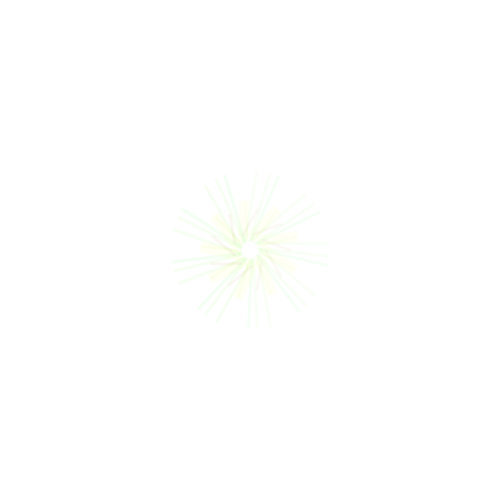
Frame 1 (no input)
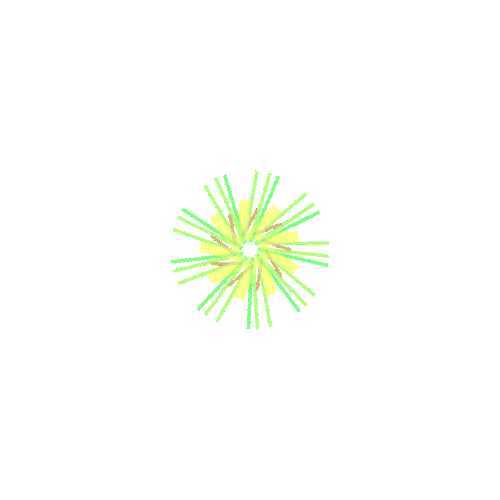
Frame 60 (the mouse pressed at the canvas centre just before this capture)
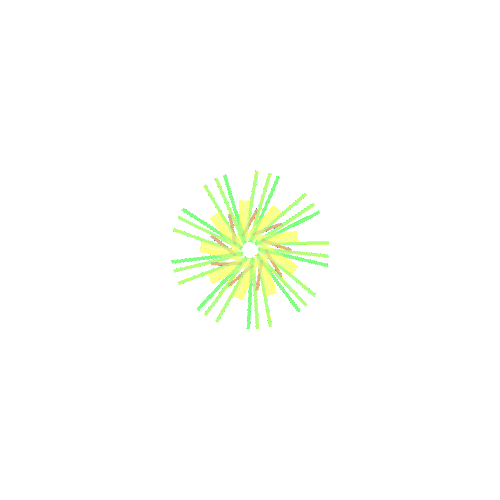
Frame 120 (the mouse held since frame 60 and released just before this capture)

The Processing sketch that drew these frames (run headless with seeded random() and noise(); from frame 60 on, the mouse is pressed at the canvas centre):

// Processing sketch: processing_84145
// ── processing_84145.pde

void setup()
{

  size(500,500);
background(255);
smooth();
noStroke();

 
}

void draw()
{

// translate permet de déplacer une forme sur l'axe des x et celui des y.



translate(250,250);
rotate(PI/11);
  
  fill(231,255,174,10);

 rect(1, 8, 2, 41);
  rotate(PI/27);
 
  fill(258,255,121,5);
rect(3, 8, 10, 41);
  rotate(PI/27);
  
    fill(158,255,121,5);
rect(5, 8, 3, 71);
  rotate(PI/27);
  
      fill(158,255,121,5);
rect(1, 8, 3, 71);
  rotate(PI/27);
  
        fill(118,255,121,5);
rect(1, 8, 3, 71);
  rotate(PI/27);
  
          fill(198,155,121,5);
rect(12, 8, 3, 31);
  rotate(PI/27);
  
    fill(231,255,174,10);

 rect(1, 8, 2, 41);
  rotate(PI/27);
 
  fill(258,255,121,5);
rect(3, 8, 10, 41);
  rotate(PI/27);
  
    fill(158,255,121,5);
rect(5, 8, 3, 71);
  rotate(PI/27);
  
      fill(158,255,121,5);
rect(1, 8, 3, 71);
  rotate(PI/27);
  
        fill(118,255,121,5);
rect(1, 8, 3, 71);
  rotate(PI/27);
  
          fill(198,155,121,5);
rect(12, 8, 3, 31);
  rotate(PI/27);  fill(231,255,174,10);

 rect(1, 8, 2, 41);
  rotate(PI/27);
 
  fill(258,255,121,5);
rect(3, 8, 10, 41);
  rotate(PI/27);
  
    fill(158,255,121,5);
rect(5, 8, 3, 71);
  rotate(PI/27);
  
      fill(158,255,121,5);
rect(1, 8, 3, 71);
  rotate(PI/27);
  
        fill(118,255,121,5);
rect(1, 8, 3, 71);
  rotate(PI/27);
  
          fill(198,155,121,5);
rect(12, 8, 3, 31);
  rotate(PI/27);  fill(231,255,174,10);

 rect(1, 8, 2, 41);
  rotate(PI/27);
 
  fill(258,255,121,5);
rect(3, 8, 10, 41);
  rotate(PI/27);
  
    fill(158,255,121,5);
rect(5, 8, 3, 71);
  rotate(PI/27);
  
      fill(158,255,121,5);
rect(1, 8, 3, 71);
  rotate(PI/27);
  
        fill(118,255,121,5);
rect(1, 8, 3, 71);
  rotate(PI/27);
  
          fill(198,155,121,5);
rect(12, 8, 3, 31);
  rotate(PI/27);  fill(231,255,174,10);

 rect(1, 8, 2, 41);
  rotate(PI/27);
 
  fill(258,255,121,5);
rect(3, 8, 10, 41);
  rotate(PI/27);
  
    fill(158,255,121,5);
rect(5, 8, 3, 71);
  rotate(PI/27);
  
      fill(158,255,121,5);
rect(1, 8, 3, 71);
  rotate(PI/27);
  
        fill(118,255,121,5);
rect(1, 8, 3, 71);
  rotate(PI/27);
  
          fill(198,155,121,5);
rect(12, 8, 3, 31);
  rotate(PI/27);  fill(231,255,174,10);

 rect(1, 8, 2, 41);
  rotate(PI/27);
 
  fill(258,255,121,5);
rect(3, 8, 10, 41);
  rotate(PI/27);
  
    fill(158,255,121,5);
rect(5, 8, 3, 71);
  rotate(PI/27);
  
      fill(158,255,121,5);
rect(1, 8, 3, 71);
  rotate(PI/27);
  
        fill(118,255,121,5);
rect(1, 8, 3, 71);
  rotate(PI/27);
  
          fill(198,155,121,5);
rect(12, 8, 3, 31);
  rotate(PI/27);  fill(231,255,174,10);

 rect(1, 8, 2, 41);
  rotate(PI/27);
 
  fill(258,255,121,5);
rect(3, 8, 10, 41);
  rotate(PI/27);
  
    fill(158,255,121,5);
rect(5, 8, 3, 71);
  rotate(PI/27);
  
      fill(158,255,121,5);
rect(1, 8, 3, 71);
  rotate(PI/27);
  
        fill(118,255,121,5);
rect(1, 8, 3, 71);
  rotate(PI/27);
  
          fill(198,155,121,5);
rect(12, 8, 3, 31);
  rotate(PI/27);  fill(231,255,174,10);

 rect(1, 8, 2, 41);
  rotate(PI/27);
 
  fill(258,255,121,5);
rect(3, 8, 10, 41);
  rotate(PI/27);
  
    fill(158,255,121,5);
rect(5, 8, 3, 71);
  rotate(PI/27);
  
      fill(158,255,121,5);
rect(1, 8, 3, 71);
  rotate(PI/27);
  
        fill(118,255,121,5);
rect(1, 8, 3, 71);
  rotate(PI/27);
  
          fill(198,155,121,5);
rect(12, 8, 3, 31);
  rotate(PI/27);  fill(231,255,174,10);

 rect(1, 8, 2, 41);
  rotate(PI/27);
 
  fill(258,255,121,5);
rect(3, 8, 10, 41);
  rotate(PI/27);
  
    fill(158,255,121,5);
rect(5, 8, 3, 71);
  rotate(PI/27);
  
      fill(158,255,121,5);
rect(1, 8, 3, 71);
  rotate(PI/27);
  
        fill(118,255,121,5);
rect(1, 8, 3, 71);
  rotate(PI/27);
  
          fill(198,155,121,5);
rect(12, 8, 3, 31);
  rotate(PI/27);  fill(231,255,174,10);

 rect(1, 8, 2, 41);
  rotate(PI/27);
 
  fill(258,255,121,5);
rect(3, 8, 10, 41);
  rotate(PI/27);
  
    fill(158,255,121,5);
rect(5, 8, 3, 71);
  rotate(PI/27);
  
      fill(158,255,121,5);
rect(1, 8, 3, 71);
  rotate(PI/27);
  
        fill(118,255,121,5);
rect(1, 8, 3, 71);
  rotate(PI/27);
  
          fill(198,155,121,5);
rect(12, 8, 3, 31);
  rotate(PI/27);  fill(231,255,174,10);

 rect(1, 8, 2, 41);
  rotate(PI/27);
 
  fill(258,255,121,5);
rect(3, 8, 10, 41);
  rotate(PI/27);
  
    fill(158,255,121,5);
rect(5, 8, 3, 71);
  rotate(PI/27);
  
      fill(158,255,121,5);
rect(1, 8, 3, 71);
  rotate(PI/27);
  
        fill(118,255,121,5);
rect(1, 8, 3, 71);
  rotate(PI/27);
  
          fill(198,155,121,5);
rect(12, 8, 3, 31);
  rotate(PI/27);  fill(231,255,174,10);

 rect(1, 8, 2, 41);
  rotate(PI/27);
 
  fill(258,255,121,5);
rect(3, 8, 10, 41);
  rotate(PI/27);
  
    fill(158,255,121,5);
rect(5, 8, 3, 71);
  rotate(PI/27);
  
      fill(158,255,121,5);
rect(1, 8, 3, 71);
  rotate(PI/27);
  
        fill(118,255,121,5);
rect(1, 8, 3, 71);
  rotate(PI/27);
  
          fill(198,155,121,5);
rect(12, 8, 3, 31);
  rotate(PI/27);  fill(231,255,174,10);

 rect(1, 8, 2, 41);
  rotate(PI/27);
 
  fill(258,255,121,5);
rect(3, 8, 10, 41);
  rotate(PI/27);
  
    fill(158,255,121,5);
rect(5, 8, 3, 71);
  rotate(PI/27);
  
      fill(158,255,121,5);
rect(1, 8, 3, 71);
  rotate(PI/27);
  
        fill(118,255,121,5);
rect(1, 8, 3, 71);
  rotate(PI/27);
  
          fill(198,155,121,5);
rect(12, 8, 3, 31);
  rotate(PI/27);  fill(231,255,174,10);

 rect(1, 8, 2, 41);
  rotate(PI/27);
 
  fill(258,255,121,5);
rect(3, 8, 10, 41);
  rotate(PI/27);
  
    fill(158,255,121,5);
rect(5, 8, 3, 71);
  rotate(PI/27);
  
      fill(158,255,121,5);
rect(1, 8, 3, 71);
  rotate(PI/27);
  
        fill(118,255,121,5);
rect(1, 8, 3, 71);
  rotate(PI/27);
  
          fill(198,155,121,5);
rect(12, 8, 3, 31);
  rotate(PI/27);  fill(231,255,174,10);

 rect(1, 8, 2, 41);
  rotate(PI/27);
 
  fill(258,255,121,5);
rect(3, 8, 10, 41);
  rotate(PI/27);
  
    fill(158,255,121,5);
rect(5, 8, 3, 71);
  rotate(PI/27);
  
      fill(158,255,121,5);
rect(1, 8, 3, 71);
  rotate(PI/27);
  
        fill(118,255,121,5);
rect(1, 8, 3, 71);
  rotate(PI/27);
  
          fill(198,155,121,5);
rect(12, 8, 3, 31);
  rotate(PI/27);  fill(231,255,174,10);

 rect(1, 8, 2, 41);
  rotate(PI/27);
 
  fill(258,255,121,5);
rect(3, 8, 10, 41);
  rotate(PI/27);
  
    fill(158,255,121,5);
rect(5, 8, 3, 71);
  rotate(PI/27);
  
      fill(158,255,121,5);
rect(1, 8, 3, 71);
  rotate(PI/27);
  
        fill(118,255,121,5);
rect(1, 8, 3, 71);
  rotate(PI/27);
  
          fill(198,155,121,5);
rect(12, 8, 3, 31);
  rotate(PI/27);  fill(231,255,174,10);

 rect(1, 8, 2, 41);
  rotate(PI/27);
 
  fill(258,255,121,5);
rect(3, 8, 10, 41);
  rotate(PI/27);
  
    fill(158,255,121,5);
rect(5, 8, 3, 71);
  rotate(PI/27);
  
      fill(158,255,121,5);
rect(1, 8, 3, 71);
  rotate(PI/27);
  
        fill(118,255,121,5);
rect(1, 8, 3, 71);
  rotate(PI/27);
  
          fill(198,155,121,5);
rect(12, 8, 3, 31);
  rotate(PI/27);  fill(231,255,174,10);

 rect(1, 8, 2, 41);
  rotate(PI/27);
 
  fill(258,255,121,5);
rect(3, 8, 10, 41);
  rotate(PI/27);
  
    fill(158,255,121,5);
rect(5, 8, 3, 71);
  rotate(PI/27);
  
      fill(158,255,121,5);
rect(1, 8, 3, 71);
  rotate(PI/27);
  
        fill(118,255,121,5);
rect(1, 8, 3, 71);
  rotate(PI/27);
  
          fill(198,155,121,5);
rect(12, 8, 3, 31);
  rotate(PI/27);  fill(231,255,174,10);

 rect(1, 8, 2, 41);
  rotate(PI/27);
 
  fill(258,255,121,5);
rect(3, 8, 10, 41);
  rotate(PI/27);
  
    fill(158,255,121,5);
rect(5, 8, 3, 71);
  rotate(PI/27);
  
      fill(158,255,121,5);
rect(1, 8, 3, 71);
  rotate(PI/27);
  
        fill(118,255,121,5);
rect(1, 8, 3, 71);
  rotate(PI/27);
  
          fill(198,155,121,5);
rect(12, 8, 3, 31);
  rotate(PI/27);  fill(231,255,174,10);

 rect(1, 8, 2, 41);
  rotate(PI/27);
 
  fill(258,255,121,5);
rect(3, 8, 10, 41);
  rotate(PI/27);
  
    fill(158,255,121,5);
rect(5, 8, 3, 71);
  rotate(PI/27);
  
      fill(158,255,121,5);
rect(1, 8, 3, 71);
  rotate(PI/27);
  
        fill(118,255,121,5);
rect(1, 8, 3, 71);
  rotate(PI/27);
  
          fill(198,155,121,5);
rect(12, 8, 3, 31);
  rotate(PI/27);
    fill(231,255,174,10);

 rect(1, 8, 2, 41);
  rotate(PI/27);
 
  fill(258,255,121,5);
rect(3, 8, 10, 41);
  rotate(PI/27);
  
    fill(158,255,121,5);
rect(5, 8, 3, 71);
  rotate(PI/27);
  
      fill(158,255,121,5);
rect(1, 8, 3, 71);
  rotate(PI/27);
  
        fill(118,255,121,5);
rect(1, 8, 3, 71);
  rotate(PI/27);
  
          fill(198,155,121,5);
rect(12, 8, 3, 31);
  rotate(PI/27);  fill(231,255,174,10);

 rect(1, 8, 2, 41);
  rotate(PI/27);
 
  fill(258,255,121,5);
rect(3, 8, 10, 41);
  rotate(PI/27);
  
    fill(158,255,121,5);
rect(5, 8, 3, 71);
  rotate(PI/27);
  
      fill(158,255,121,5);
rect(1, 8, 3, 71);
  rotate(PI/27);
  
        fill(118,255,121,5);
rect(1, 8, 3, 71);
  rotate(PI/27);
  
          fill(198,155,121,5);
rect(12, 8, 3, 31);
  rotate(PI/27);  fill(231,255,174,10);

 rect(1, 8, 2, 41);
  rotate(PI/27);
 
  fill(258,255,121,5);
rect(3, 8, 10, 41);
  rotate(PI/27);
  
    fill(158,255,121,5);
rect(5, 8, 3, 71);
  rotate(PI/27);
  
      fill(158,255,121,5);
rect(1, 8, 3, 71);
  rotate(PI/27);
  
        fill(118,255,121,5);
rect(1, 8, 3, 71);
  rotate(PI/27);
  
          fill(198,155,121,5);
rect(12, 8, 3, 31);
  rotate(PI/27);  fill(231,255,174,10);

 rect(1, 8, 2, 41);
  rotate(PI/27);
 
  fill(258,255,121,5);
rect(3, 8, 10, 41);
  rotate(PI/27);
  
    fill(158,255,121,5);
rect(5, 8, 3, 71);
  rotate(PI/27);
  
      fill(158,255,121,5);
rect(1, 8, 3, 71);
  rotate(PI/27);
  
        fill(118,255,121,5);
rect(1, 8, 3, 71);
  rotate(PI/27);
  
          fill(198,155,121,5);
rect(12, 8, 3, 31);
  rotate(PI/27);  fill(231,255,174,10);

 rect(1, 8, 2, 41);
  rotate(PI/27);
 
  fill(258,255,121,5);
rect(3, 8, 10, 41);
  rotate(PI/27);
  
    fill(158,255,121,5);
rect(5, 8, 3, 71);
  rotate(PI/27);
  
      fill(158,255,121,5);
rect(1, 8, 3, 71);
  rotate(PI/27);
  
        fill(118,255,121,5);
rect(1, 8, 3, 71);
  rotate(PI/27);
  
          fill(198,155,121,5);
rect(12, 8, 3, 31);
  rotate(PI/27);  fill(231,255,174,10);

 rect(1, 8, 2, 41);
  rotate(PI/27);
 
  fill(258,255,121,5);
rect(3, 8, 10, 41);
  rotate(PI/27);
  
    fill(158,255,121,5);
rect(5, 8, 3, 71);
  rotate(PI/27);
  
      fill(158,255,121,5);
rect(1, 8, 3, 71);
  rotate(PI/27);
  
        fill(118,255,121,5);
rect(1, 8, 3, 71);
  rotate(PI/27);
  
          fill(198,155,121,5);
rect(12, 8, 3, 31);
  rotate(PI/27);  fill(231,255,174,10);

 rect(1, 8, 2, 41);
  rotate(PI/27);
 
  fill(258,255,121,5);
rect(3, 8, 10, 41);
  rotate(PI/27);
  
    fill(158,255,121,5);
rect(5, 8, 3, 71);
  rotate(PI/27);
  
      fill(158,255,121,5);
rect(1, 8, 3, 71);
  rotate(PI/27);
  
        fill(118,255,121,5);
rect(1, 8, 3, 71);
  rotate(PI/27);
  
          fill(198,155,121,5);
rect(12, 8, 3, 31);
  rotate(PI/27);  fill(231,255,174,10);

 rect(1, 8, 2, 41);
  rotate(PI/27);
 
  fill(258,255,121,5);
rect(3, 8, 10, 41);
  rotate(PI/27);
  
    fill(158,255,121,5);
rect(5, 8, 3, 71);
  rotate(PI/27);
  
      fill(158,255,121,5);
rect(1, 8, 3, 71);
  rotate(PI/27);
  
        fill(118,255,121,5);
rect(1, 8, 3, 71);
  rotate(PI/27);
  
          fill(198,155,121,5);
rect(12, 8, 3, 31);
  rotate(PI/27);  fill(231,255,174,10);

 rect(1, 8, 2, 41);
  rotate(PI/27);
 
  fill(258,255,121,5);
rect(3, 8, 10, 41);
  rotate(PI/27);
  
    fill(158,255,121,5);
rect(5, 8, 3, 71);
  rotate(PI/27);
  
      fill(158,255,121,5);
rect(1, 8, 3, 71);
  rotate(PI/27);
  
        fill(118,255,121,5);
rect(1, 8, 3, 71);
  rotate(PI/27);
  
          fill(198,155,121,5);
rect(12, 8, 3, 31);
  rotate(PI/27);  fill(231,255,174,10);

 rect(1, 8, 2, 41);
  rotate(PI/27);
 
  fill(258,255,121,5);
rect(3, 8, 10, 41);
  rotate(PI/27);
  
    fill(158,255,121,5);
rect(5, 8, 3, 71);
  rotate(PI/27);
  
      fill(158,255,121,5);
rect(1, 8, 3, 71);
  rotate(PI/27);
  
        fill(118,255,121,5);
rect(1, 8, 3, 71);
  rotate(PI/27);
  
          fill(198,155,121,5);
rect(12, 8, 3, 31);
  rotate(PI/27);  fill(231,255,174,10);

 rect(1, 8, 2, 41);
  rotate(PI/27);
 
  fill(258,255,121,5);
rect(3, 8, 10, 41);
  rotate(PI/27);
  
    fill(158,255,121,5);
rect(5, 8, 3, 71);
  rotate(PI/27);
  
      fill(158,255,121,5);
rect(1, 8, 3, 71);
  rotate(PI/27);
  
        fill(118,255,121,5);
rect(1, 8, 3, 71);
  rotate(PI/27);
  
          fill(198,155,121,5);
rect(12, 8, 3, 31);
  rotate(PI/27);
 
  
    

 
 
 


 
 

   
 
  

  

  

}
